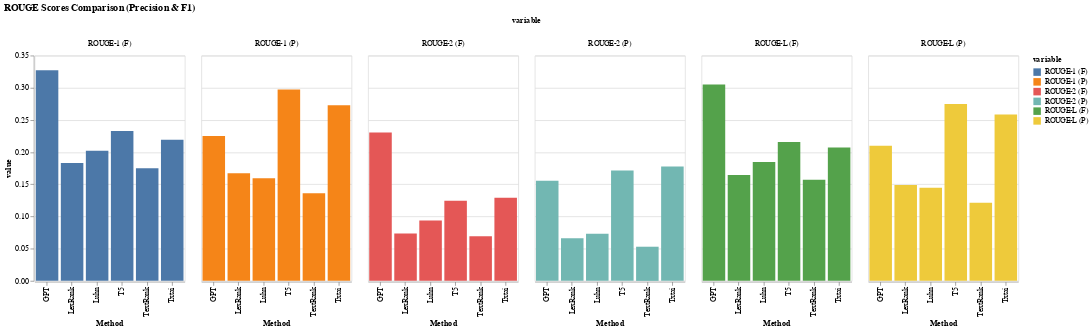

Notebook cell for this chart:
### Code cell
import pandas as pd
import altair as alt


data = {
    'Method': ['LexRank', 'TextRank', 'Luhn', 'GPT', 'Txtai', 'T5'],
    'ROUGE-1 (P)': [scores_lexRank['rouge-1']['p'], scores_textRank['rouge-1']['p'], scores_luhn['rouge-1']['p'], scores_gpt['rouge-1']['p'], scores_txtai['rouge-1']['p'], scores_t5['rouge-1']['p']],
    'ROUGE-1 (F)': [scores_lexRank['rouge-1']['f'], scores_textRank['rouge-1']['f'], scores_luhn['rouge-1']['f'], scores_gpt['rouge-1']['f'], scores_txtai['rouge-1']['f'], scores_t5['rouge-1']['f']],
    'ROUGE-2 (P)': [scores_lexRank['rouge-2']['p'], scores_textRank['rouge-2']['p'], scores_luhn['rouge-2']['p'], scores_gpt['rouge-2']['p'], scores_txtai['rouge-2']['p'], scores_t5['rouge-2']['p']],
    'ROUGE-2 (F)': [scores_lexRank['rouge-2']['f'], scores_textRank['rouge-2']['f'], scores_luhn['rouge-2']['f'], scores_gpt['rouge-2']['f'], scores_txtai['rouge-2']['f'], scores_t5['rouge-2']['f']],
    'ROUGE-L (P)': [scores_lexRank['rouge-l']['p'], scores_textRank['rouge-l']['p'], scores_luhn['rouge-l']['p'], scores_gpt['rouge-l']['p'], scores_txtai['rouge-l']['p'], scores_t5['rouge-l']['p']],
    'ROUGE-L (F)': [scores_lexRank['rouge-l']['f'], scores_textRank['rouge-l']['f'], scores_luhn['rouge-l']['f'], scores_gpt['rouge-l']['f'], scores_txtai['rouge-l']['f'], scores_t5['rouge-l']['f']]
}


df = pd.DataFrame(data)

# Melt the DataFrame for easier plotting
df_melted = df.melt('Method')

alt.Chart(df_melted).mark_bar().encode(
    x='Method',
    y='value',
    column='variable',
    color='variable'
).properties(
    title='ROUGE Scores Comparison (Precision & F1)',
    width=200,
    height=300
)

### Figure 1 — Vega-Lite specification as saved in the notebook (floating-point values rounded to 4 significant figures)
{"config": {"view": {"continuousWidth": 400, "continuousHeight": 300}}, "data": {"name": "data-5f403de25cdf6e8161f449a6cbe3e903"}, "mark": "bar", "encoding": {"color": {"field": "variable", "type": "nominal"}, "column": {"field": "variable", "type": "nominal"}, "x": {"field": "Method", "type": "nominal"}, "y": {"field": "value", "type": "quantitative"}}, "height": 300, "title": "ROUGE Scores Comparison (Precision & F1)", "width": 200, "$schema": "https://vega.github.io/schema/vega-lite/v4.17.0.json", "datasets": {"data-5f403de25cdf6e8161f449a6cbe3e903": [{"Method": "LexRank", "variable": "ROUGE-1 (P)", "value": 0.1673}, {"Method": "TextRank", "variable": "ROUGE-1 (P)", "value": 0.1363}, {"Method": "Luhn", "variable": "ROUGE-1 (P)", "value": 0.1595}, {"Method": "GPT", "variable": "ROUGE-1 (P)", "value": 0.225}, {"Method": "Txtai", "variable": "ROUGE-1 (P)", "value": 0.273}, {"Method": "T5", "variable": "ROUGE-1 (P)", "value": 0.2975}, {"Method": "LexRank", "variable": "ROUGE-1 (F)", "value": 0.1832}, {"Method": "TextRank", "variable": "ROUGE-1 (F)", "value": 0.175}, {"Method": "Luhn", "variable": "ROUGE-1 (F)", "value": 0.2023}, {"Method": "GPT", "variable": "ROUGE-1 (F)", "value": 0.3271}, {"Method": "Txtai", "variable": "ROUGE-1 (F)", "value": 0.2191}, {"Method": "T5", "variable": "ROUGE-1 (F)", "value": 0.2327}, {"Method": "LexRank", "variable": "ROUGE-2 (P)", "value": 0.06619}, {"Method": "TextRank", "variable": "ROUGE-2 (P)", "value": 0.05306}, {"Method": "Luhn", "variable": "ROUGE-2 (P)", "value": 0.07335}, {"Method": "GPT", "variable": "ROUGE-2 (P)", "value": 0.1554}, {"Method": "Txtai", "variable": "ROUGE-2 (P)", "value": 0.1778}, {"Method": "T5", "variable": "ROUGE-2 (P)", "value": 0.1716}, {"Method": "LexRank", "variable": "ROUGE-2 (F)", "value": 0.07341}, {"Method": "TextRank", "variable": "ROUGE-2 (F)", "value": 0.06916}, {"Method": "Luhn", "variable": "ROUGE-2 (F)", "value": 0.09368}, {"Method": "GPT", "variable": "ROUGE-2 (F)", "value": 0.2306}, {"Method": "Txtai", "variable": "ROUGE-2 (F)", "value": 0.1291}, {"Method": "T5", "variable": "ROUGE-2 (F)", "value": 0.1244}, {"Method": "LexRank", "variable": "ROUGE-L (P)", "value": 0.1491}, {"Method": "TextRank", "variable": "ROUGE-L (P)", "value": 0.1215}, {"Method": "Luhn", "variable": "ROUGE-L (P)", "value": 0.1447}, {"Method": "GPT", "variable": "ROUGE-L (P)", "value": 0.2099}, {"Method": "Txtai", "variable": "ROUGE-L (P)", "value": 0.2585}, {"Method": "T5", "variable": "ROUGE-L (P)", "value": 0.2749}, {"Method": "LexRank", "variable": "ROUGE-L (F)", "value": 0.1646}, {"Method": "TextRank", "variable": "ROUGE-L (F)", "value": 0.1572}, {"Method": "Luhn", "variable": "ROUGE-L (F)", "value": 0.1848}, {"Method": "GPT", "variable": "ROUGE-L (F)", "value": 0.3049}, {"Method": "Txtai", "variable": "ROUGE-L (F)", "value": 0.2073}, {"Method": "T5", "variable": "ROUGE-L (F)", "value": 0.2159}]}}
